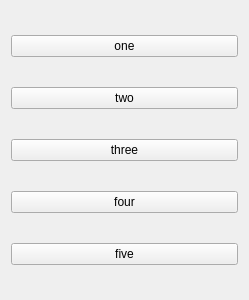
<?xml version="1.0" encoding="UTF-8"?>
<ui version="4.0">
 <class>Widget</class>
 <widget class="QWidget" name="Widget">
  <property name="geometry">
   <rect>
    <x>0</x>
    <y>0</y>
    <width>249</width>
    <height>300</height>
   </rect>
  </property>
  <property name="windowTitle">
   <string>Widget</string>
  </property>
  <layout class="QVBoxLayout" name="verticalLayout">
   <item>
    <widget class="QPushButton" name="pushButtonOne">
     <property name="text">
      <string>one</string>
     </property>
    </widget>
   </item>
   <item>
    <widget class="QPushButton" name="pushButtonTwo">
     <property name="text">
      <string>two</string>
     </property>
    </widget>
   </item>
   <item>
    <widget class="QPushButton" name="pushButtonThree">
     <property name="text">
      <string>three</string>
     </property>
    </widget>
   </item>
   <item>
    <widget class="QPushButton" name="pushButtonFour">
     <property name="text">
      <string>four</string>
     </property>
    </widget>
   </item>
   <item>
    <widget class="QPushButton" name="pushButtonFive">
     <property name="text">
      <string>five</string>
     </property>
    </widget>
   </item>
  </layout>
 </widget>
 <resources/>
 <connections/>
</ui>
